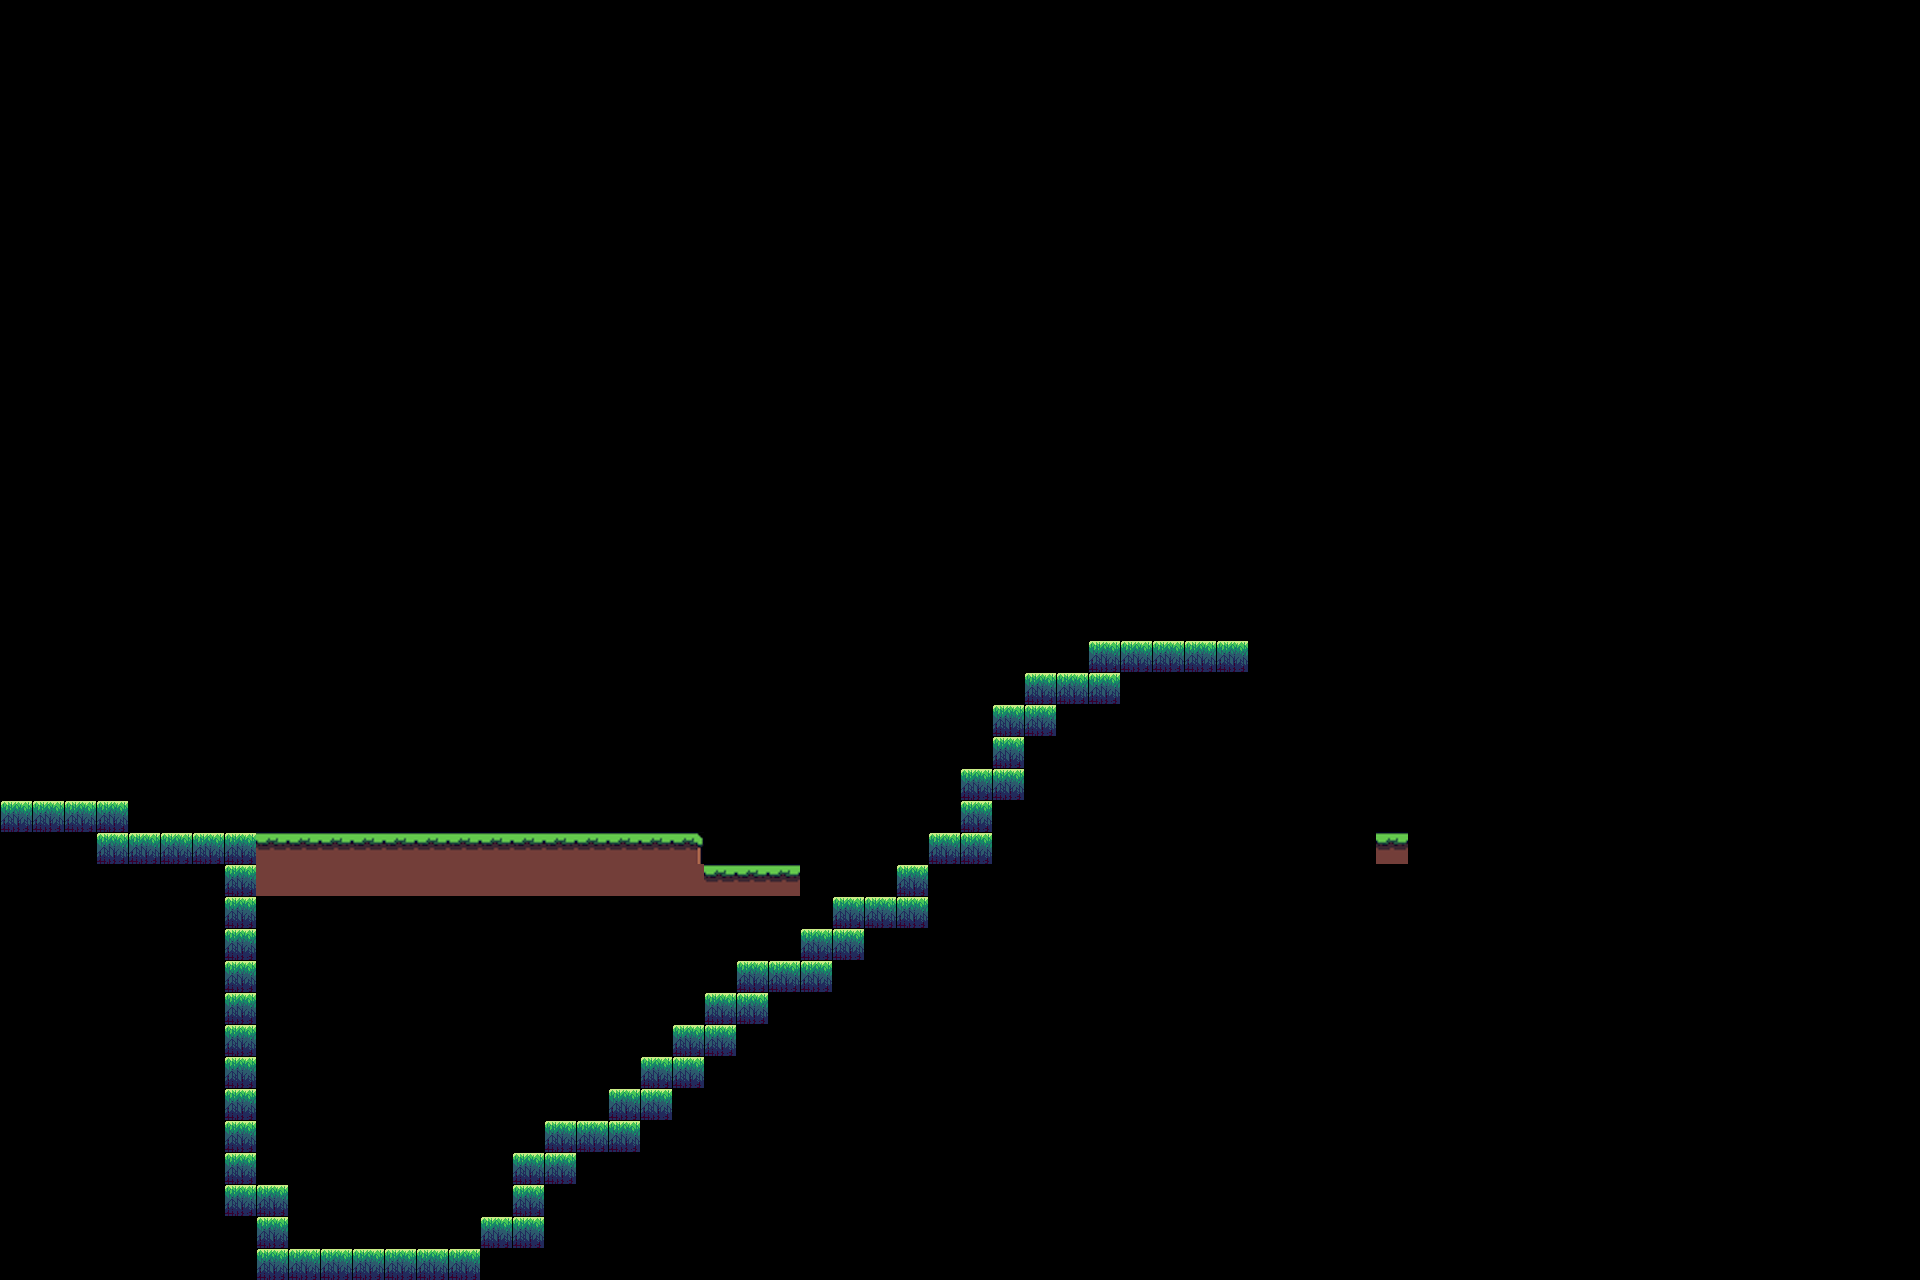

This is a level from a 2D game, rendered from its Tiled map with the project's own tilesets. A one-line summary and the map file follow, with tile-layer data summarised:
An orthogonal 60x40 tile map with 32x32 px tiles, 2 tile layers (Tile Layer 1, background), 2 tilesets.

<map version="1.10" tiledversion="1.11.2" orientation="orthogonal" renderorder="left-up" width="60" height="40" tilewidth="32" tileheight="32" infinite="0" nextlayerid="3" nextobjectid="1">
 <tileset firstgid="1" source="tileset.tsx" />
 <tileset firstgid="97" source="Sprites.tsx" />
 <layer id="1" name="Tile Layer 1" width="60" height="40">
  <data>[2400 cells, 102 non-empty, 4 distinct tile ids]</data>
 </layer>
 <layer id="2" name="background" width="60" height="40">
  <data>[2400 cells, 0 non-empty, 0 distinct tile ids]</data>
 </layer>
</map>
